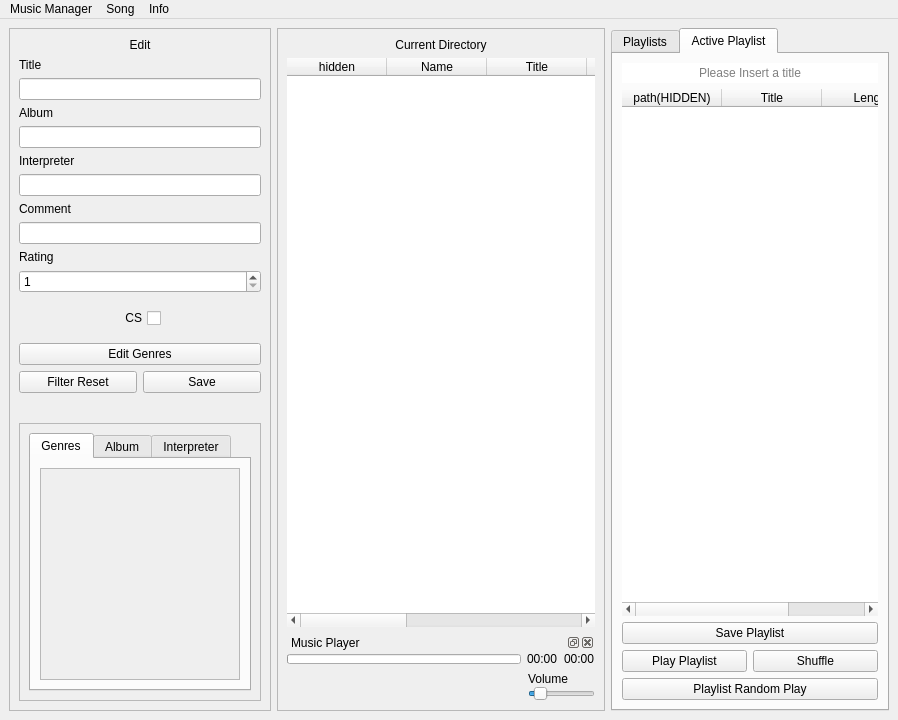
<?xml version="1.0" encoding="UTF-8"?>
<ui version="4.0">
 <class>MainWindow</class>
 <widget class="QMainWindow" name="MainWindow">
  <property name="windowModality">
   <enum>Qt::NonModal</enum>
  </property>
  <property name="geometry">
   <rect>
    <x>0</x>
    <y>0</y>
    <width>898</width>
    <height>720</height>
   </rect>
  </property>
  <property name="sizePolicy">
   <sizepolicy hsizetype="Preferred" vsizetype="Preferred">
    <horstretch>0</horstretch>
    <verstretch>0</verstretch>
   </sizepolicy>
  </property>
  <property name="windowTitle">
   <string>Music Manager</string>
  </property>
  <widget class="QWidget" name="centralwidget">
   <layout class="QHBoxLayout" name="horizontalLayout_6" stretch="1,5,0">
    <item>
     <widget class="QFrame" name="frame">
      <property name="sizePolicy">
       <sizepolicy hsizetype="Fixed" vsizetype="Preferred">
        <horstretch>0</horstretch>
        <verstretch>0</verstretch>
       </sizepolicy>
      </property>
      <property name="frameShape">
       <enum>QFrame::StyledPanel</enum>
      </property>
      <property name="frameShadow">
       <enum>QFrame::Raised</enum>
      </property>
      <layout class="QGridLayout" name="gridLayout_4">
       <item row="1" column="0">
        <layout class="QVBoxLayout" name="verticalLayout_4">
         <item>
          <layout class="QVBoxLayout" name="verticalLayout">
           <item>
            <widget class="QLabel" name="label_3">
             <property name="text">
              <string>Title</string>
             </property>
            </widget>
           </item>
           <item>
            <widget class="QLineEdit" name="lineEditTitle"/>
           </item>
          </layout>
         </item>
         <item>
          <layout class="QVBoxLayout" name="verticalLayout_2">
           <item>
            <widget class="QLabel" name="label_2">
             <property name="text">
              <string>Album</string>
             </property>
            </widget>
           </item>
           <item>
            <widget class="QLineEdit" name="lineEditAlbum"/>
           </item>
          </layout>
         </item>
         <item>
          <layout class="QVBoxLayout" name="verticalLayout_3">
           <item>
            <widget class="QLabel" name="label">
             <property name="text">
              <string>Interpreter</string>
             </property>
            </widget>
           </item>
           <item>
            <widget class="QLineEdit" name="lineEditInterpreter"/>
           </item>
          </layout>
         </item>
         <item>
          <layout class="QVBoxLayout" name="verticalLayout_9">
           <item>
            <widget class="QLabel" name="label_5">
             <property name="text">
              <string>Comment</string>
             </property>
            </widget>
           </item>
           <item>
            <widget class="QLineEdit" name="lineEditComment"/>
           </item>
          </layout>
         </item>
         <item>
          <layout class="QVBoxLayout" name="verticalLayout_5">
           <item>
            <widget class="QLabel" name="label_4">
             <property name="text">
              <string>Rating</string>
             </property>
            </widget>
           </item>
           <item>
            <widget class="QSpinBox" name="spinBoxRating">
             <property name="minimum">
              <number>1</number>
             </property>
             <property name="maximum">
              <number>20</number>
             </property>
            </widget>
           </item>
          </layout>
         </item>
         <item>
          <widget class="QWidget" name="widget_2" native="true">
           <layout class="QHBoxLayout" name="horizontalLayout_2">
            <item>
             <widget class="QCheckBox" name="csCheckBox">
              <property name="sizePolicy">
               <sizepolicy hsizetype="Fixed" vsizetype="Fixed">
                <horstretch>0</horstretch>
                <verstretch>0</verstretch>
               </sizepolicy>
              </property>
              <property name="layoutDirection">
               <enum>Qt::RightToLeft</enum>
              </property>
              <property name="autoFillBackground">
               <bool>false</bool>
              </property>
              <property name="text">
               <string>CS</string>
              </property>
              <property name="tristate">
               <bool>false</bool>
              </property>
             </widget>
            </item>
           </layout>
          </widget>
         </item>
         <item>
          <widget class="QPushButton" name="genreButton">
           <property name="sizePolicy">
            <sizepolicy hsizetype="Minimum" vsizetype="Fixed">
             <horstretch>0</horstretch>
             <verstretch>0</verstretch>
            </sizepolicy>
           </property>
           <property name="text">
            <string>Edit Genres</string>
           </property>
          </widget>
         </item>
         <item>
          <layout class="QHBoxLayout" name="horizontalLayout_7">
           <item>
            <widget class="QPushButton" name="filterResetButton">
             <property name="sizePolicy">
              <sizepolicy hsizetype="Minimum" vsizetype="Fixed">
               <horstretch>0</horstretch>
               <verstretch>0</verstretch>
              </sizepolicy>
             </property>
             <property name="text">
              <string>Filter Reset</string>
             </property>
            </widget>
           </item>
           <item>
            <widget class="QPushButton" name="saveButton">
             <property name="sizePolicy">
              <sizepolicy hsizetype="Minimum" vsizetype="Fixed">
               <horstretch>0</horstretch>
               <verstretch>0</verstretch>
              </sizepolicy>
             </property>
             <property name="layoutDirection">
              <enum>Qt::RightToLeft</enum>
             </property>
             <property name="text">
              <string>Save</string>
             </property>
            </widget>
           </item>
          </layout>
         </item>
         <item>
          <widget class="QWidget" name="widget" native="true">
           <property name="sizePolicy">
            <sizepolicy hsizetype="Maximum" vsizetype="Preferred">
             <horstretch>0</horstretch>
             <verstretch>0</verstretch>
            </sizepolicy>
           </property>
           <layout class="QHBoxLayout" name="horizontalLayout"/>
          </widget>
         </item>
         <item>
          <widget class="QFrame" name="frame_3">
           <property name="sizePolicy">
            <sizepolicy hsizetype="Preferred" vsizetype="Expanding">
             <horstretch>0</horstretch>
             <verstretch>0</verstretch>
            </sizepolicy>
           </property>
           <property name="frameShape">
            <enum>QFrame::StyledPanel</enum>
           </property>
           <property name="frameShadow">
            <enum>QFrame::Raised</enum>
           </property>
           <layout class="QVBoxLayout" name="verticalLayout_7">
            <item>
             <widget class="QTabWidget" name="tabWidget">
              <property name="tabPosition">
               <enum>QTabWidget::North</enum>
              </property>
              <property name="currentIndex">
               <number>0</number>
              </property>
              <property name="usesScrollButtons">
               <bool>false</bool>
              </property>
              <widget class="QWidget" name="genretab">
               <attribute name="title">
                <string>Genres</string>
               </attribute>
               <layout class="QGridLayout" name="gridLayout_5">
                <item row="0" column="0">
                 <widget class="QScrollArea" name="scrollGenre">
                  <property name="sizePolicy">
                   <sizepolicy hsizetype="Expanding" vsizetype="Expanding">
                    <horstretch>0</horstretch>
                    <verstretch>0</verstretch>
                   </sizepolicy>
                  </property>
                  <property name="minimumSize">
                   <size>
                    <width>200</width>
                    <height>0</height>
                   </size>
                  </property>
                  <property name="horizontalScrollBarPolicy">
                   <enum>Qt::ScrollBarAlwaysOff</enum>
                  </property>
                  <property name="widgetResizable">
                   <bool>true</bool>
                  </property>
                  <property name="alignment">
                   <set>Qt::AlignLeading|Qt::AlignLeft|Qt::AlignTop</set>
                  </property>
                  <widget class="QWidget" name="genreWidget">
                   <property name="geometry">
                    <rect>
                     <x>0</x>
                     <y>0</y>
                     <width>194</width>
                     <height>245</height>
                    </rect>
                   </property>
                   <property name="sizePolicy">
                    <sizepolicy hsizetype="Minimum" vsizetype="Preferred">
                     <horstretch>0</horstretch>
                     <verstretch>0</verstretch>
                    </sizepolicy>
                   </property>
                   <layout class="QVBoxLayout" name="genreLayout"/>
                  </widget>
                 </widget>
                </item>
               </layout>
              </widget>
              <widget class="QWidget" name="albumtab">
               <attribute name="title">
                <string>Album</string>
               </attribute>
               <layout class="QGridLayout" name="gridLayout_7">
                <item row="0" column="0">
                 <widget class="QScrollArea" name="scrollAlbum">
                  <property name="sizePolicy">
                   <sizepolicy hsizetype="Expanding" vsizetype="Expanding">
                    <horstretch>0</horstretch>
                    <verstretch>0</verstretch>
                   </sizepolicy>
                  </property>
                  <property name="minimumSize">
                   <size>
                    <width>200</width>
                    <height>0</height>
                   </size>
                  </property>
                  <property name="horizontalScrollBarPolicy">
                   <enum>Qt::ScrollBarAlwaysOff</enum>
                  </property>
                  <property name="widgetResizable">
                   <bool>true</bool>
                  </property>
                  <property name="alignment">
                   <set>Qt::AlignLeading|Qt::AlignLeft|Qt::AlignTop</set>
                  </property>
                  <widget class="QWidget" name="albumWidget">
                   <property name="geometry">
                    <rect>
                     <x>0</x>
                     <y>0</y>
                     <width>194</width>
                     <height>245</height>
                    </rect>
                   </property>
                   <property name="sizePolicy">
                    <sizepolicy hsizetype="Minimum" vsizetype="Preferred">
                     <horstretch>0</horstretch>
                     <verstretch>0</verstretch>
                    </sizepolicy>
                   </property>
                   <layout class="QVBoxLayout" name="albumLayout">
                    <property name="leftMargin">
                     <number>4</number>
                    </property>
                   </layout>
                  </widget>
                 </widget>
                </item>
               </layout>
              </widget>
              <widget class="QWidget" name="interpretertab">
               <attribute name="title">
                <string>Interpreter</string>
               </attribute>
               <layout class="QGridLayout" name="gridLayout_9">
                <item row="0" column="0">
                 <widget class="QScrollArea" name="scrollInterpreter">
                  <property name="sizePolicy">
                   <sizepolicy hsizetype="Expanding" vsizetype="Expanding">
                    <horstretch>0</horstretch>
                    <verstretch>0</verstretch>
                   </sizepolicy>
                  </property>
                  <property name="minimumSize">
                   <size>
                    <width>200</width>
                    <height>0</height>
                   </size>
                  </property>
                  <property name="horizontalScrollBarPolicy">
                   <enum>Qt::ScrollBarAlwaysOff</enum>
                  </property>
                  <property name="widgetResizable">
                   <bool>true</bool>
                  </property>
                  <property name="alignment">
                   <set>Qt::AlignLeading|Qt::AlignLeft|Qt::AlignTop</set>
                  </property>
                  <widget class="QWidget" name="interpreterWidget">
                   <property name="geometry">
                    <rect>
                     <x>0</x>
                     <y>0</y>
                     <width>194</width>
                     <height>245</height>
                    </rect>
                   </property>
                   <property name="sizePolicy">
                    <sizepolicy hsizetype="Minimum" vsizetype="Preferred">
                     <horstretch>0</horstretch>
                     <verstretch>0</verstretch>
                    </sizepolicy>
                   </property>
                   <layout class="QVBoxLayout" name="interpreterLayout">
                    <property name="sizeConstraint">
                     <enum>QLayout::SetDefaultConstraint</enum>
                    </property>
                   </layout>
                  </widget>
                 </widget>
                </item>
               </layout>
              </widget>
             </widget>
            </item>
           </layout>
          </widget>
         </item>
        </layout>
       </item>
       <item row="0" column="0">
        <widget class="QLabel" name="label_7">
         <property name="text">
          <string>Edit</string>
         </property>
         <property name="alignment">
          <set>Qt::AlignCenter</set>
         </property>
         <property name="margin">
          <number>5</number>
         </property>
        </widget>
       </item>
      </layout>
     </widget>
    </item>
    <item>
     <layout class="QVBoxLayout" name="verticalLayout_10">
      <item>
       <widget class="QFrame" name="frame_2">
        <property name="frameShape">
         <enum>QFrame::StyledPanel</enum>
        </property>
        <property name="frameShadow">
         <enum>QFrame::Raised</enum>
        </property>
        <layout class="QVBoxLayout" name="verticalLayout_13" stretch="1,100,0">
         <item>
          <widget class="QLabel" name="label_8">
           <property name="text">
            <string>Current Directory</string>
           </property>
           <property name="alignment">
            <set>Qt::AlignCenter</set>
           </property>
           <property name="margin">
            <number>5</number>
           </property>
          </widget>
         </item>
         <item>
          <widget class="MyDragTable" name="tableWidget">
           <property name="frameShape">
            <enum>QFrame::NoFrame</enum>
           </property>
           <property name="frameShadow">
            <enum>QFrame::Raised</enum>
           </property>
           <property name="horizontalScrollBarPolicy">
            <enum>Qt::ScrollBarAsNeeded</enum>
           </property>
           <property name="autoScroll">
            <bool>false</bool>
           </property>
           <property name="editTriggers">
            <set>QAbstractItemView::NoEditTriggers</set>
           </property>
           <property name="tabKeyNavigation">
            <bool>false</bool>
           </property>
           <property name="showDropIndicator" stdset="0">
            <bool>false</bool>
           </property>
           <property name="dragEnabled">
            <bool>true</bool>
           </property>
           <property name="dragDropOverwriteMode">
            <bool>false</bool>
           </property>
           <property name="dragDropMode">
            <enum>QAbstractItemView::DragOnly</enum>
           </property>
           <property name="alternatingRowColors">
            <bool>true</bool>
           </property>
           <property name="selectionMode">
            <enum>QAbstractItemView::ExtendedSelection</enum>
           </property>
           <property name="selectionBehavior">
            <enum>QAbstractItemView::SelectRows</enum>
           </property>
           <property name="textElideMode">
            <enum>Qt::ElideNone</enum>
           </property>
           <property name="showGrid">
            <bool>true</bool>
           </property>
           <property name="gridStyle">
            <enum>Qt::NoPen</enum>
           </property>
           <property name="sortingEnabled">
            <bool>true</bool>
           </property>
           <property name="wordWrap">
            <bool>false</bool>
           </property>
           <property name="cornerButtonEnabled">
            <bool>false</bool>
           </property>
           <attribute name="horizontalHeaderVisible">
            <bool>true</bool>
           </attribute>
           <attribute name="horizontalHeaderCascadingSectionResizes">
            <bool>false</bool>
           </attribute>
           <attribute name="horizontalHeaderHighlightSections">
            <bool>true</bool>
           </attribute>
           <attribute name="verticalHeaderVisible">
            <bool>false</bool>
           </attribute>
           <attribute name="verticalHeaderHighlightSections">
            <bool>false</bool>
           </attribute>
           <column>
            <property name="text">
             <string>hidden</string>
            </property>
           </column>
           <column>
            <property name="text">
             <string>Name</string>
            </property>
           </column>
           <column>
            <property name="text">
             <string>Title</string>
            </property>
           </column>
           <column>
            <property name="text">
             <string>Album</string>
            </property>
           </column>
           <column>
            <property name="text">
             <string>Interpreter</string>
            </property>
           </column>
           <column>
            <property name="text">
             <string>Genres</string>
            </property>
           </column>
           <column>
            <property name="text">
             <string>Times Played</string>
            </property>
           </column>
           <column>
            <property name="text">
             <string>Rating</string>
            </property>
           </column>
          </widget>
         </item>
         <item>
          <widget class="QWidget" name="musicframe" native="true">
           <layout class="QVBoxLayout" name="verticalLayout_6">
            <property name="margin">
             <number>0</number>
            </property>
            <item>
             <widget class="QDockWidget" name="musicdock">
              <property name="floating">
               <bool>false</bool>
              </property>
              <property name="features">
               <set>QDockWidget::AllDockWidgetFeatures</set>
              </property>
              <property name="allowedAreas">
               <set>Qt::NoDockWidgetArea</set>
              </property>
              <property name="windowTitle">
               <string>Music Player</string>
              </property>
              <widget class="QWidget" name="dockWidgetContents">
               <layout class="QGridLayout" name="gridLayout">
                <property name="margin">
                 <number>0</number>
                </property>
                <item row="0" column="0">
                 <layout class="QVBoxLayout" name="musiclayout">
                  <item>
                   <layout class="QHBoxLayout" name="horizontalLayout_3">
                    <item>
                     <widget class="MyProgressbar" name="timebar">
                      <property name="minimumSize">
                       <size>
                        <width>0</width>
                        <height>10</height>
                       </size>
                      </property>
                      <property name="maximumSize">
                       <size>
                        <width>16777215</width>
                        <height>10</height>
                       </size>
                      </property>
                      <property name="value">
                       <number>0</number>
                      </property>
                      <property name="textVisible">
                       <bool>false</bool>
                      </property>
                      <property name="format">
                       <string/>
                      </property>
                     </widget>
                    </item>
                    <item>
                     <widget class="QLabel" name="time">
                      <property name="text">
                       <string>00:00</string>
                      </property>
                     </widget>
                    </item>
                    <item>
                     <widget class="QLabel" name="length">
                      <property name="text">
                       <string>00:00</string>
                      </property>
                     </widget>
                    </item>
                   </layout>
                  </item>
                  <item>
                   <layout class="QHBoxLayout" name="horizontalLayout_4" stretch="0,0,0,0,0,0">
                    <property name="spacing">
                     <number>0</number>
                    </property>
                    <item>
                     <widget class="QPushButton" name="previousbutton">
                      <property name="sizePolicy">
                       <sizepolicy hsizetype="Maximum" vsizetype="Fixed">
                        <horstretch>0</horstretch>
                        <verstretch>0</verstretch>
                       </sizepolicy>
                      </property>
                      <property name="text">
                       <string/>
                      </property>
                      <property name="icon">
                       <iconset resource="resource.qrc">
                        <normaloff>:/music_layout/resources/previous.png</normaloff>:/music_layout/resources/previous.png</iconset>
                      </property>
                      <property name="iconSize">
                       <size>
                        <width>30</width>
                        <height>30</height>
                       </size>
                      </property>
                      <property name="flat">
                       <bool>true</bool>
                      </property>
                     </widget>
                    </item>
                    <item>
                     <spacer name="horizontalSpacer">
                      <property name="orientation">
                       <enum>Qt::Horizontal</enum>
                      </property>
                      <property name="sizeHint" stdset="0">
                       <size>
                        <width>77</width>
                        <height>20</height>
                       </size>
                      </property>
                     </spacer>
                    </item>
                    <item>
                     <widget class="QPushButton" name="playpausebutton">
                      <property name="sizePolicy">
                       <sizepolicy hsizetype="Maximum" vsizetype="Fixed">
                        <horstretch>0</horstretch>
                        <verstretch>0</verstretch>
                       </sizepolicy>
                      </property>
                      <property name="text">
                       <string/>
                      </property>
                      <property name="icon">
                       <iconset resource="resource.qrc">
                        <normaloff>:/music_layout/resources/pause.png</normaloff>
                        <normalon>:/music_layout/resources/pause.png</normalon>
                        <activeon>:/music_layout/resources/pause.png</activeon>:/music_layout/resources/pause.png</iconset>
                      </property>
                      <property name="iconSize">
                       <size>
                        <width>30</width>
                        <height>30</height>
                       </size>
                      </property>
                      <property name="flat">
                       <bool>true</bool>
                      </property>
                     </widget>
                    </item>
                    <item>
                     <spacer name="horizontalSpacer_2">
                      <property name="orientation">
                       <enum>Qt::Horizontal</enum>
                      </property>
                      <property name="sizeHint" stdset="0">
                       <size>
                        <width>77</width>
                        <height>20</height>
                       </size>
                      </property>
                     </spacer>
                    </item>
                    <item>
                     <widget class="QPushButton" name="nextbutton">
                      <property name="sizePolicy">
                       <sizepolicy hsizetype="Maximum" vsizetype="Fixed">
                        <horstretch>0</horstretch>
                        <verstretch>0</verstretch>
                       </sizepolicy>
                      </property>
                      <property name="text">
                       <string/>
                      </property>
                      <property name="icon">
                       <iconset resource="resource.qrc">
                        <normaloff>:/music_layout/resources/next.png</normaloff>:/music_layout/resources/next.png</iconset>
                      </property>
                      <property name="iconSize">
                       <size>
                        <width>30</width>
                        <height>30</height>
                       </size>
                      </property>
                      <property name="flat">
                       <bool>true</bool>
                      </property>
                     </widget>
                    </item>
                    <item>
                     <layout class="QVBoxLayout" name="verticalLayout_8">
                      <property name="sizeConstraint">
                       <enum>QLayout::SetDefaultConstraint</enum>
                      </property>
                      <property name="bottomMargin">
                       <number>0</number>
                      </property>
                      <item>
                       <widget class="QLabel" name="volumeLabel">
                        <property name="sizePolicy">
                         <sizepolicy hsizetype="Maximum" vsizetype="Preferred">
                          <horstretch>0</horstretch>
                          <verstretch>0</verstretch>
                         </sizepolicy>
                        </property>
                        <property name="text">
                         <string>Volume</string>
                        </property>
                       </widget>
                      </item>
                      <item>
                       <widget class="QSlider" name="soundSlider">
                        <property name="sizePolicy">
                         <sizepolicy hsizetype="Maximum" vsizetype="Fixed">
                          <horstretch>0</horstretch>
                          <verstretch>0</verstretch>
                         </sizepolicy>
                        </property>
                        <property name="maximum">
                         <number>10</number>
                        </property>
                        <property name="value">
                         <number>1</number>
                        </property>
                        <property name="orientation">
                         <enum>Qt::Horizontal</enum>
                        </property>
                       </widget>
                      </item>
                     </layout>
                    </item>
                   </layout>
                  </item>
                 </layout>
                </item>
               </layout>
              </widget>
             </widget>
            </item>
           </layout>
          </widget>
         </item>
        </layout>
       </widget>
      </item>
     </layout>
    </item>
    <item>
     <widget class="QTabWidget" name="playlistTab">
      <property name="currentIndex">
       <number>1</number>
      </property>
      <widget class="QWidget" name="playlistsearch">
       <attribute name="title">
        <string>Playlists</string>
       </attribute>
       <layout class="QGridLayout" name="gridLayout_10">
        <item row="3" column="0">
         <widget class="MyTreeView" name="playlistTreeView">
          <property name="editTriggers">
           <set>QAbstractItemView::NoEditTriggers</set>
          </property>
          <property name="showDropIndicator" stdset="0">
           <bool>false</bool>
          </property>
          <property name="selectionBehavior">
           <enum>QAbstractItemView::SelectItems</enum>
          </property>
         </widget>
        </item>
        <item row="0" column="0">
         <layout class="QHBoxLayout" name="horizontalLayout_8">
          <item>
           <widget class="QLineEdit" name="playlistFolderLineEdit">
            <property name="text">
             <string/>
            </property>
            <property name="placeholderText">
             <string>New subfolder name</string>
            </property>
           </widget>
          </item>
          <item>
           <widget class="QPushButton" name="playlistCreateFolderButton">
            <property name="text">
             <string>Create Folder</string>
            </property>
           </widget>
          </item>
         </layout>
        </item>
        <item row="4" column="0">
         <layout class="QHBoxLayout" name="horizontalLayout_9" stretch="2,1">
          <item>
           <widget class="QComboBox" name="playlistSearchLineEdit">
            <property name="editable">
             <bool>true</bool>
            </property>
            <property name="insertPolicy">
             <enum>QComboBox::InsertAfterCurrent</enum>
            </property>
            <property name="duplicatesEnabled">
             <bool>true</bool>
            </property>
            <property name="frame">
             <bool>true</bool>
            </property>
           </widget>
          </item>
          <item>
           <widget class="QPushButton" name="playlistSearchButton">
            <property name="text">
             <string>search</string>
            </property>
           </widget>
          </item>
         </layout>
        </item>
       </layout>
      </widget>
      <widget class="QWidget" name="playlistInfo">
       <attribute name="title">
        <string>Active Playlist</string>
       </attribute>
       <layout class="QVBoxLayout" name="verticalLayout_11">
        <item>
         <widget class="QLineEdit" name="playlistLineEdit">
          <property name="mouseTracking">
           <bool>false</bool>
          </property>
          <property name="acceptDrops">
           <bool>false</bool>
          </property>
          <property name="frame">
           <bool>false</bool>
          </property>
          <property name="echoMode">
           <enum>QLineEdit::Normal</enum>
          </property>
          <property name="alignment">
           <set>Qt::AlignCenter</set>
          </property>
          <property name="placeholderText">
           <string>Please Insert a title</string>
          </property>
         </widget>
        </item>
        <item>
         <widget class="MyDropTable" name="playlistWidget">
          <property name="sizePolicy">
           <sizepolicy hsizetype="Expanding" vsizetype="Expanding">
            <horstretch>0</horstretch>
            <verstretch>0</verstretch>
           </sizepolicy>
          </property>
          <property name="frameShape">
           <enum>QFrame::NoFrame</enum>
          </property>
          <property name="frameShadow">
           <enum>QFrame::Plain</enum>
          </property>
          <property name="lineWidth">
           <number>0</number>
          </property>
          <property name="editTriggers">
           <set>QAbstractItemView::NoEditTriggers</set>
          </property>
          <property name="tabKeyNavigation">
           <bool>false</bool>
          </property>
          <property name="showDropIndicator" stdset="0">
           <bool>false</bool>
          </property>
          <property name="dragDropOverwriteMode">
           <bool>false</bool>
          </property>
          <property name="dragDropMode">
           <enum>QAbstractItemView::DropOnly</enum>
          </property>
          <property name="defaultDropAction">
           <enum>Qt::CopyAction</enum>
          </property>
          <property name="alternatingRowColors">
           <bool>true</bool>
          </property>
          <property name="selectionBehavior">
           <enum>QAbstractItemView::SelectRows</enum>
          </property>
          <property name="textElideMode">
           <enum>Qt::ElideNone</enum>
          </property>
          <property name="gridStyle">
           <enum>Qt::NoPen</enum>
          </property>
          <property name="wordWrap">
           <bool>false</bool>
          </property>
          <property name="cornerButtonEnabled">
           <bool>false</bool>
          </property>
          <attribute name="horizontalHeaderHighlightSections">
           <bool>false</bool>
          </attribute>
          <attribute name="verticalHeaderVisible">
           <bool>false</bool>
          </attribute>
          <attribute name="verticalHeaderDefaultSectionSize">
           <number>20</number>
          </attribute>
          <attribute name="verticalHeaderHighlightSections">
           <bool>false</bool>
          </attribute>
          <column>
           <property name="text">
            <string>path(HIDDEN)</string>
           </property>
          </column>
          <column>
           <property name="text">
            <string>Title</string>
           </property>
          </column>
          <column>
           <property name="text">
            <string>Length</string>
           </property>
          </column>
         </widget>
        </item>
        <item>
         <widget class="QPushButton" name="playlistSaveButton">
          <property name="text">
           <string>Save Playlist</string>
          </property>
         </widget>
        </item>
        <item>
         <layout class="QHBoxLayout" name="horizontalLayout_5">
          <item>
           <widget class="QPushButton" name="playallbutton">
            <property name="text">
             <string>Play Playlist</string>
            </property>
           </widget>
          </item>
          <item>
           <widget class="QPushButton" name="resetallbutton">
            <property name="text">
             <string>Shuffle</string>
            </property>
           </widget>
          </item>
         </layout>
        </item>
        <item>
         <widget class="QPushButton" name="playbutton">
          <property name="sizePolicy">
           <sizepolicy hsizetype="Minimum" vsizetype="Fixed">
            <horstretch>0</horstretch>
            <verstretch>0</verstretch>
           </sizepolicy>
          </property>
          <property name="layoutDirection">
           <enum>Qt::LeftToRight</enum>
          </property>
          <property name="text">
           <string>Playlist Random Play</string>
          </property>
         </widget>
        </item>
       </layout>
      </widget>
     </widget>
    </item>
   </layout>
  </widget>
  <widget class="QMenuBar" name="menuBar">
   <property name="geometry">
    <rect>
     <x>0</x>
     <y>0</y>
     <width>898</width>
     <height>21</height>
    </rect>
   </property>
   <widget class="QMenu" name="menuDatei">
    <property name="title">
     <string>Music Manager</string>
    </property>
    <addaction name="actionRefresh"/>
    <addaction name="actionVerzeichnis_wechseln"/>
    <addaction name="separator"/>
    <addaction name="actionBeenden"/>
   </widget>
   <widget class="QMenu" name="menuInfo">
    <property name="title">
     <string>Info</string>
    </property>
    <addaction name="actionInfo"/>
   </widget>
   <widget class="QMenu" name="menuSong">
    <property name="title">
     <string>Song</string>
    </property>
    <addaction name="actionEdit"/>
   </widget>
   <addaction name="menuDatei"/>
   <addaction name="menuSong"/>
   <addaction name="menuInfo"/>
  </widget>
  <action name="actionVerzeichnis_wechseln">
   <property name="text">
    <string>Change Directory</string>
   </property>
  </action>
  <action name="actionBeenden">
   <property name="text">
    <string>Exit</string>
   </property>
  </action>
  <action name="actionInfo">
   <property name="text">
    <string>Info</string>
   </property>
  </action>
  <action name="actionRefresh">
   <property name="text">
    <string>Refresh</string>
   </property>
  </action>
  <action name="actionEdit">
   <property name="text">
    <string>Edit</string>
   </property>
  </action>
 </widget>
 <customwidgets>
  <customwidget>
   <class>MyProgressbar</class>
   <extends>QProgressBar</extends>
   <header>myProgressbar.h</header>
  </customwidget>
  <customwidget>
   <class>MyDragTable</class>
   <extends>QTableWidget</extends>
   <header>myDragTable.h</header>
  </customwidget>
  <customwidget>
   <class>MyDropTable</class>
   <extends>QTableWidget</extends>
   <header>myDropTable.h</header>
  </customwidget>
  <customwidget>
   <class>MyTreeView</class>
   <extends>QTreeView</extends>
   <header>mytreeview.h</header>
  </customwidget>
 </customwidgets>
 <resources>
  <include location="resource.qrc"/>
 </resources>
 <connections/>
</ui>
